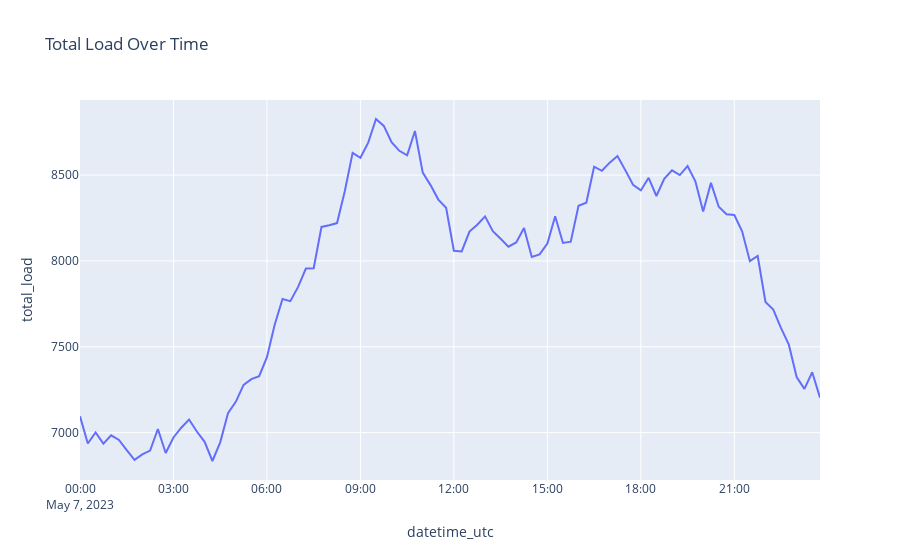

Notebook cell for this chart:
### Code cell
# Create a line plot
fig = px.line(data_2023_05_07, x='datetime_utc', y='total_load', title='Total Load Over Time')

# Show the plot
fig.show()
